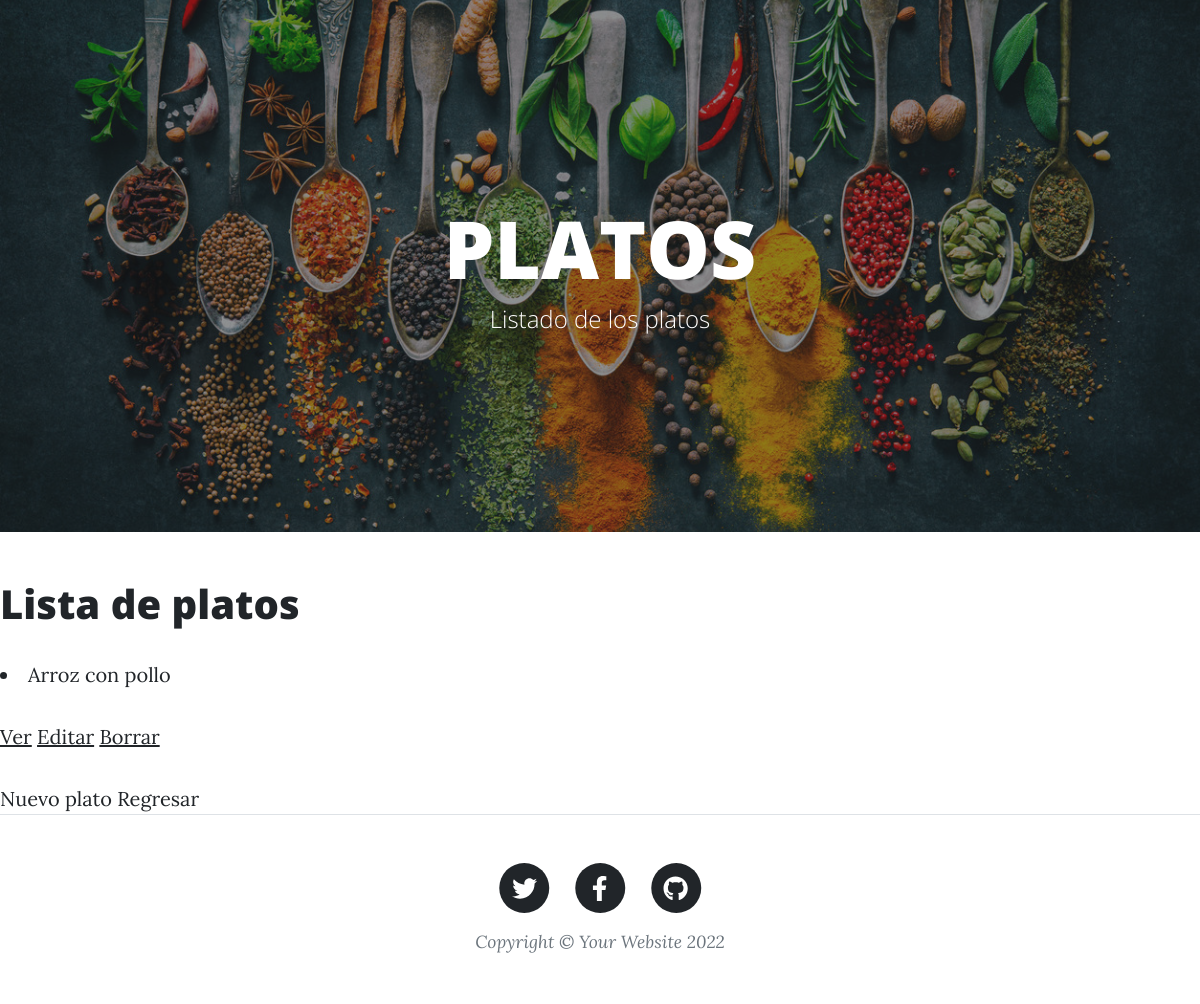
Before: /AppBlog/platos/lista/ with the older database file.
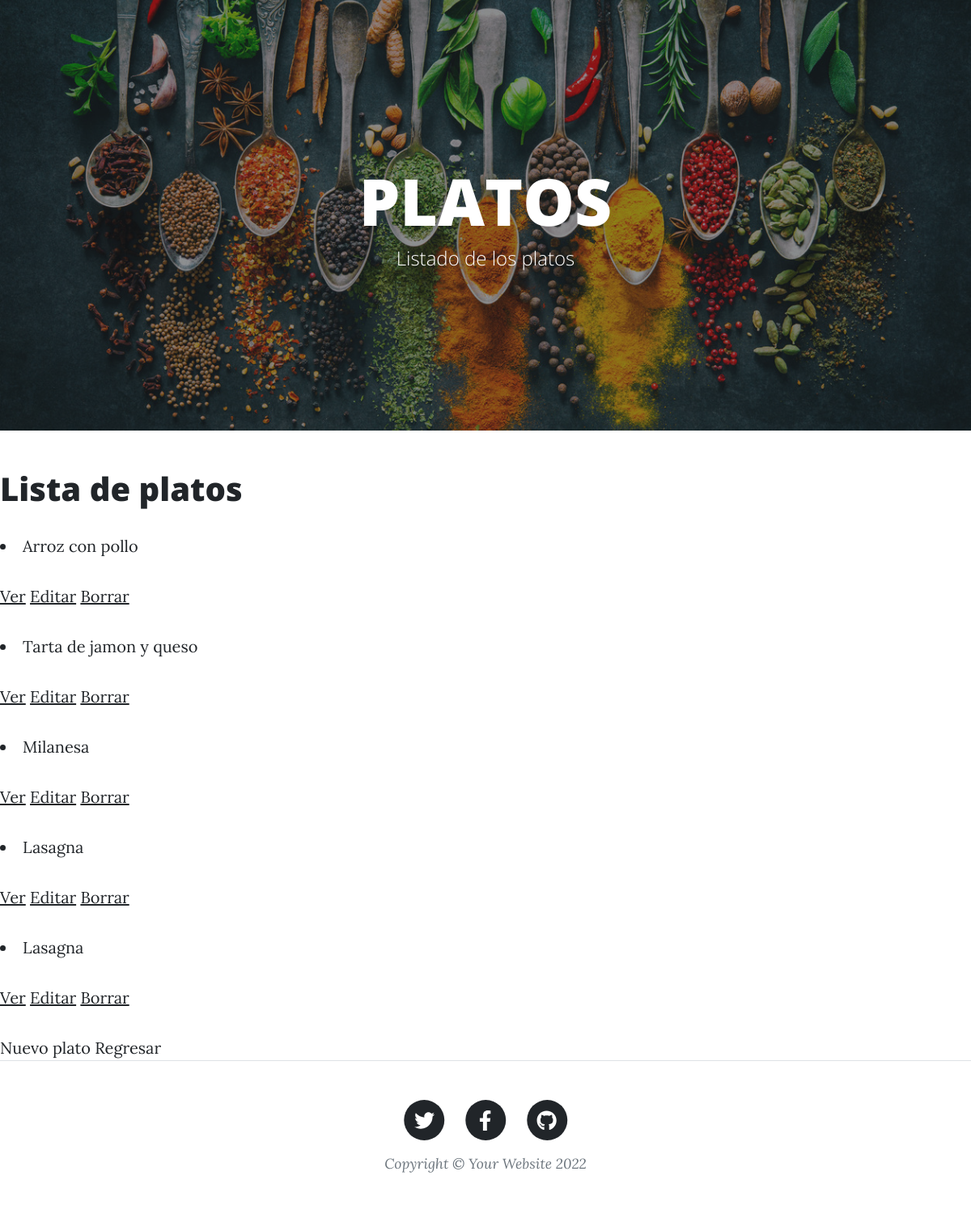
After: the same page with the newer database file.
### AppBlog/models.py (models this page shows, shortened)
class Platos(models.Model):
    nombre = models.CharField(max_length=40)
    fecha = models.DateField()
    cocinero = models.CharField(max_length=40)
    receta = models.TextField()

### AppBlog/views.py (the view)
# urls.py: path('platos/lista/', PlatosList.as_view(), name='platosLista'),
class PlatosList(ListView):
    model = Platos
    template_name = "AppBlog/platosLista.html"

### AppBlog/template/AppBlog/platosLista.html (shortened to what this page needs)
{% extends "AppBlog/padre_platos.html" %}
{% load static %}
{% block contenidoQueCambia %}
<h1>Lista de platos</h1>
        {% for platos in object_list %}
        <li>{{ platos.nombre}}
            <p>
                <a href="{% url 'platosDetalle' platos.id %}">Ver</a>
                <a href="{% url 'platosEditar' platos.id %}">Editar</a>
                <a href="{% url 'platosBorrar' platos.id %}">Borrar</a>
            </p>
        </li>
        {% endfor %}
        <a href="{% url 'platosNuevo' %}">Nuevo plato</a>
        <a href="{% url 'platos' %}">Regresar</a>
{% endblock %}

### AppBlog/template/AppBlog/padre_platos.html (shortened to what this page needs)
<!DOCTYPE html>
<html lang="en">
    <head>
        {% load static %}
        <link href="{% static 'AppBlog/css/styles.css' %}" rel="stylesheet" />
    </head>
    <body>
        <header class="masthead" style="background: url(/static/AppBlog/assets/img/especias.jpg) no-repeat center center;background-size: cover;">
            <div class="container position-relative px-4 px-lg-5">
                <div class="row gx-4 gx-lg-5 justify-content-center">
                    <div class="col-md-10 col-lg-8 col-xl-7">
                        <div class="site-heading">
                            <h1>PLATOS</h1>
                            <span class="subheading">Listado de los platos</span>
                        </div>
                    </div>
                </div>
            </div>
        </header>
        {% block contenidoQueCambia %}
        {% endblock %}
        <footer class="border-top">
            <div class="container px-4 px-lg-5">
                <div class="row gx-4 gx-lg-5 justify-content-center">
                    <div class="col-md-10 col-lg-8 col-xl-7">
                        <ul class="list-inline text-center">
                            <li class="list-inline-item">
                                <a href="#!">
                                    <span class="fa-stack fa-lg">
                                        <i class="fas fa-circle fa-stack-2x"></i>
                                        <i class="fab fa-twitter fa-stack-1x fa-inverse"></i>
                                    </span>
                                </a>
                            </li>
                            <li class="list-inline-item">
                                <a href="#!">
                                    <span class="fa-stack fa-lg">
                                        <i class="fas fa-circle fa-stack-2x"></i>
                                        <i class="fab fa-facebook-f fa-stack-1x fa-inverse"></i>
                                    </span>
                                </a>
                            </li>
                            <li class="list-inline-item">
                                <a href="#!">
                                    <span class="fa-stack fa-lg">
                                        <i class="fas fa-circle fa-stack-2x"></i>
                                        <i class="fab fa-github fa-stack-1x fa-inverse"></i>
                                    </span>
                                </a>
                            </li>
                        </ul>
                        <div class="small text-center text-muted fst-italic">Copyright &copy; Your Website 2022</div>
                    </div>
                </div>
            </div>
        </footer>
    </body>
</html>

Changed rows visible on the page:
added Platos: nombre "Tarta de jamon y queso"
added Platos: nombre "Milanesa"
added Platos: nombre "Lasagna"
added Platos: nombre "Lasagna"
